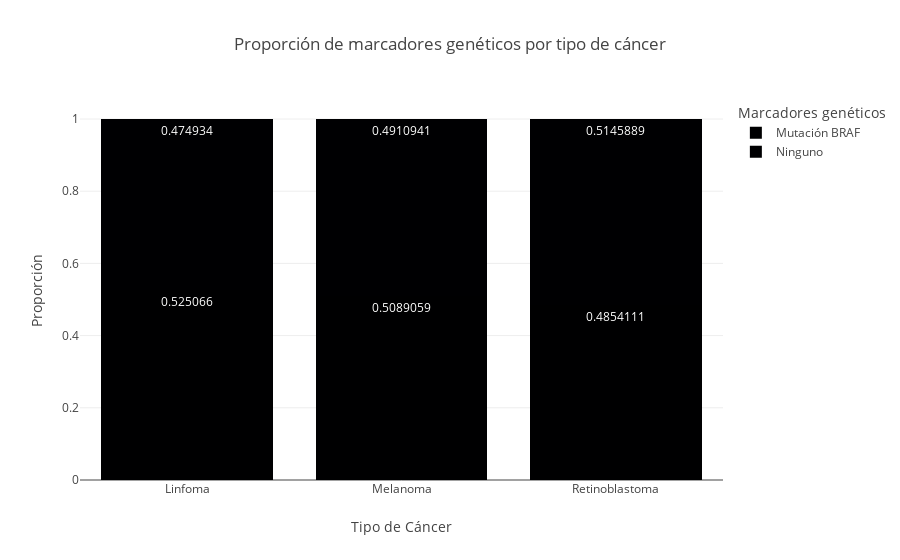
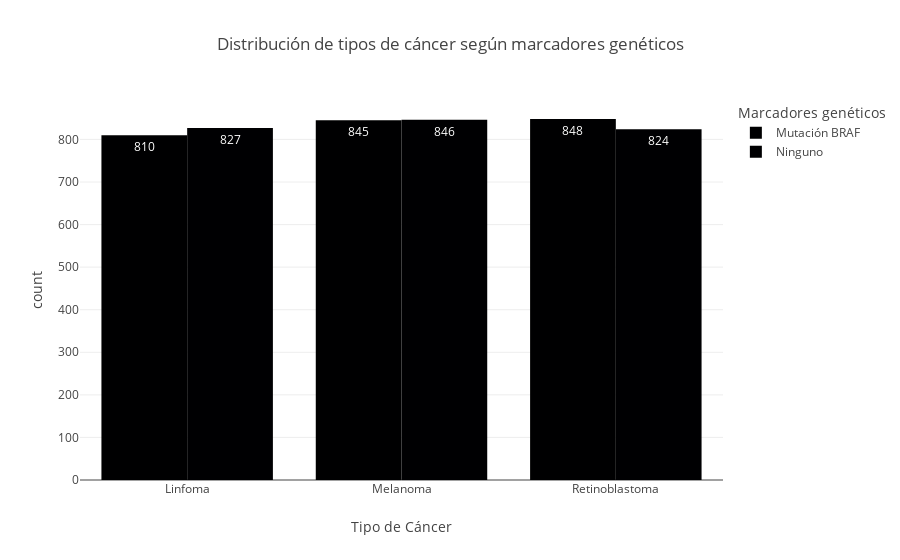

Notebook cell for these charts, in order:
### Code cell
# Gráfica de barras apiladas: proporción de marcadores genéticos por tipo de cáncer
fig_prop = px.bar(
    df_prop_melt,
    x="Tipo de Cáncer",
    y="Proporción",
    color="Marcadores genéticos",
    barmode="stack",
    text_auto=True,
    title="Proporción de marcadores genéticos por tipo de cáncer"
)
fig_prop.show()

# Gráfica de barras agrupadas: conteo de marcadores genéticos por tipo de cáncer
df_genetico_counts = df.groupby(["Tipo de Cáncer", "Marcadores genéticos"]).size().reset_index(name="count")
fig_geneticos = px.bar(
    df_genetico_counts,
    x="Tipo de Cáncer",
    y="count",
    color="Marcadores genéticos",
    barmode="group",
    text_auto=True,
    title="Distribución de tipos de cáncer según marcadores genéticos"
)
fig_geneticos.show()

# Análisis estadístico: prueba de chi-cuadrado de independencia
tabla_cancer_genetico = pd.crosstab(df["Tipo de Cáncer"], df["Marcadores genéticos"])
chi2_gen, p_gen, dof_gen, expected_gen = stats.chi2_contingency(tabla_cancer_genetico)

# Conclusión
if p_gen < 0.05:
    conclusion_gen = "Se encontró una asociación estadísticamente significativa entre los marcadores genéticos y el tipo de cáncer diagnosticado (p < 0.05)."
else:
    conclusion_gen = "No se encontró una asociación estadísticamente significativa entre los marcadores genéticos y el tipo de cáncer diagnosticado (p ≥ 0.05)."

print(f"Chi2: {chi2_gen:.4f}, p-valor: {p_gen:.4f}, grados de libertad: {dof_gen}")
print("Conclusión:", conclusion_gen)

### Figure 1 — Plotly figure (JSON) as saved in the notebook; plotly's stock layout.template omitted (floating-point values rounded to 4 significant figures)
{"data": [{"hovertemplate": "Marcadores genéticos=Mutación BRAF<br>Tipo de Cáncer=%{x}<br>Proporción=%{y}<extra></extra>", "legendgroup": "Mutación BRAF", "marker": {"color": "#000001", "pattern": {"shape": ""}}, "name": "Mutación BRAF", "orientation": "v", "showlegend": true, "textposition": "auto", "texttemplate": "%{y}", "type": "bar", "x": ["Linfoma", "Melanoma", "Retinoblastoma"], "xaxis": "x", "y": [0.5251, 0.5089, 0.4854], "yaxis": "y"}, {"hovertemplate": "Marcadores genéticos=Ninguno<br>Tipo de Cáncer=%{x}<br>Proporción=%{y}<extra></extra>", "legendgroup": "Ninguno", "marker": {"color": "#000002", "pattern": {"shape": ""}}, "name": "Ninguno", "orientation": "v", "showlegend": true, "textposition": "auto", "texttemplate": "%{y}", "type": "bar", "x": ["Linfoma", "Melanoma", "Retinoblastoma"], "xaxis": "x", "y": [0.4749, 0.4911, 0.5146], "yaxis": "y"}], "layout": {"barmode": "stack", "legend": {"title": {"text": "Marcadores genéticos"}, "tracegroupgap": 0}, "title": {"text": "Proporción de marcadores genéticos por tipo de cáncer"}, "xaxis": {"anchor": "y", "domain": [0, 1], "title": {"text": "Tipo de Cáncer"}}, "yaxis": {"anchor": "x", "domain": [0, 1], "title": {"text": "Proporción"}}}}

### Figure 2 — Plotly figure (JSON) as saved in the notebook; plotly's stock layout.template omitted (floating-point values rounded to 4 significant figures)
{"data": [{"alignmentgroup": "True", "hovertemplate": "Marcadores genéticos=Mutación BRAF<br>Tipo de Cáncer=%{x}<br>count=%{y}<extra></extra>", "legendgroup": "Mutación BRAF", "marker": {"color": "#000001", "pattern": {"shape": ""}}, "name": "Mutación BRAF", "offsetgroup": "Mutación BRAF", "orientation": "v", "showlegend": true, "textposition": "auto", "texttemplate": "%{y}", "type": "bar", "x": ["Linfoma", "Melanoma", "Retinoblastoma"], "xaxis": "x", "y": [810, 845, 848], "yaxis": "y"}, {"alignmentgroup": "True", "hovertemplate": "Marcadores genéticos=Ninguno<br>Tipo de Cáncer=%{x}<br>count=%{y}<extra></extra>", "legendgroup": "Ninguno", "marker": {"color": "#000002", "pattern": {"shape": ""}}, "name": "Ninguno", "offsetgroup": "Ninguno", "orientation": "v", "showlegend": true, "textposition": "auto", "texttemplate": "%{y}", "type": "bar", "x": ["Linfoma", "Melanoma", "Retinoblastoma"], "xaxis": "x", "y": [827, 846, 824], "yaxis": "y"}], "layout": {"barmode": "group", "legend": {"title": {"text": "Marcadores genéticos"}, "tracegroupgap": 0}, "title": {"text": "Distribución de tipos de cáncer según marcadores genéticos"}, "xaxis": {"anchor": "y", "domain": [0, 1], "title": {"text": "Tipo de Cáncer"}}, "yaxis": {"anchor": "x", "domain": [0, 1], "title": {"text": "count"}}}}
